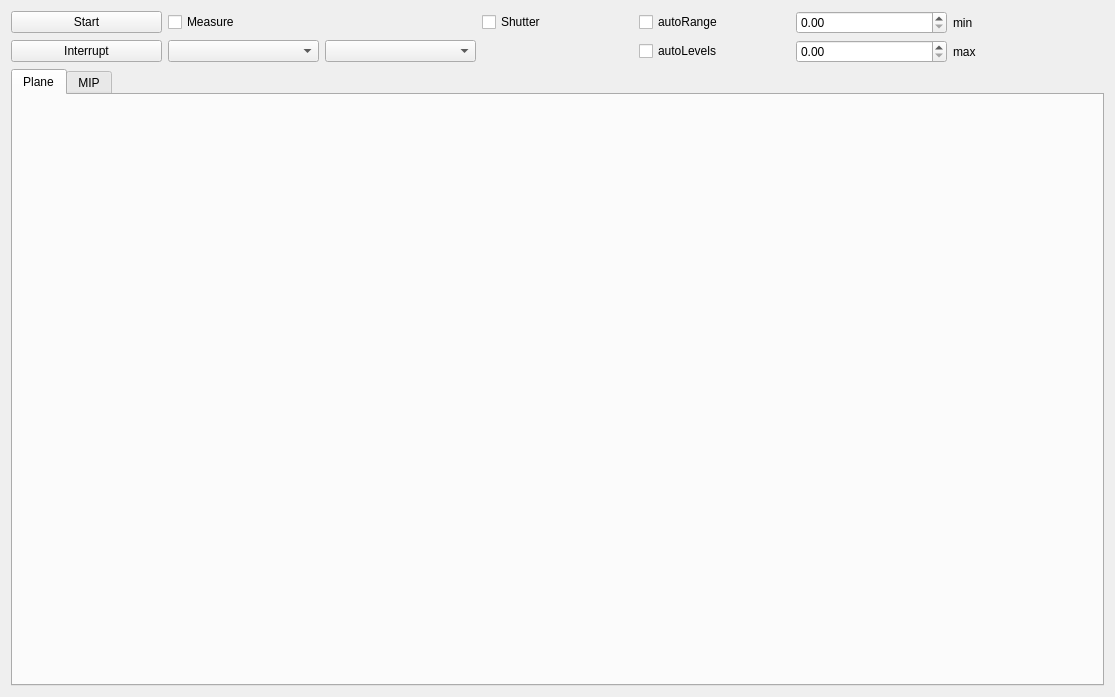
<?xml version="1.0" encoding="UTF-8"?>
<ui version="4.0">
 <class>Form</class>
 <widget class="QWidget" name="Form">
  <property name="geometry">
   <rect>
    <x>0</x>
    <y>0</y>
    <width>1115</width>
    <height>697</height>
   </rect>
  </property>
  <property name="windowTitle">
   <string>Form</string>
  </property>
  <layout class="QGridLayout" name="gridLayout_3">
   <item row="0" column="0">
    <layout class="QGridLayout" name="gridLayout">
     <item row="2" column="1">
      <widget class="QComboBox" name="save_selector"/>
     </item>
     <item row="1" column="6">
      <widget class="QLabel" name="level_max_label">
       <property name="text">
        <string>min</string>
       </property>
      </widget>
     </item>
     <item row="1" column="0">
      <widget class="QPushButton" name="start_pushButton">
       <property name="text">
        <string>Start</string>
       </property>
      </widget>
     </item>
     <item row="2" column="0">
      <widget class="QPushButton" name="interrupt_pushButton">
       <property name="text">
        <string>Interrupt</string>
       </property>
      </widget>
     </item>
     <item row="2" column="4">
      <widget class="QCheckBox" name="autoLevels_checkbox">
       <property name="text">
        <string>autoLevels</string>
       </property>
      </widget>
     </item>
     <item row="1" column="1">
      <widget class="QCheckBox" name="save_h5_checkBox">
       <property name="text">
        <string>Measure</string>
       </property>
      </widget>
     </item>
     <item row="2" column="5">
      <widget class="QDoubleSpinBox" name="max_doubleSpinBox"/>
     </item>
     <item row="1" column="5">
      <widget class="QDoubleSpinBox" name="min_doubleSpinBox"/>
     </item>
     <item row="2" column="6">
      <widget class="QLabel" name="level_min_label">
       <property name="text">
        <string>max</string>
       </property>
      </widget>
     </item>
     <item row="1" column="4">
      <widget class="QCheckBox" name="autoRange_checkbox">
       <property name="text">
        <string>autoRange</string>
       </property>
      </widget>
     </item>
     <item row="1" column="3">
      <widget class="QCheckBox" name="shutter_checkbox">
       <property name="text">
        <string>Shutter</string>
       </property>
      </widget>
     </item>
     <item row="2" column="2">
      <widget class="QComboBox" name="mip_selector"/>
     </item>
    </layout>
   </item>
   <item row="1" column="0">
    <widget class="QTabWidget" name="tabWidget">
     <property name="maximumSize">
      <size>
       <width>16777215</width>
       <height>16777215</height>
      </size>
     </property>
     <property name="currentIndex">
      <number>0</number>
     </property>
     <widget class="QWidget" name="tab1">
      <attribute name="title">
       <string>Plane</string>
      </attribute>
      <layout class="QGridLayout" name="gridLayout_2">
       <item row="0" column="0">
        <layout class="QVBoxLayout" name="imageLayout"/>
       </item>
      </layout>
     </widget>
     <widget class="QWidget" name="tab2">
      <attribute name="title">
       <string>MIP</string>
      </attribute>
      <layout class="QHBoxLayout" name="horizontalLayout_2">
       <item>
        <layout class="QVBoxLayout" name="mipLayout"/>
       </item>
      </layout>
     </widget>
    </widget>
   </item>
  </layout>
 </widget>
 <resources/>
 <connections/>
</ui>
